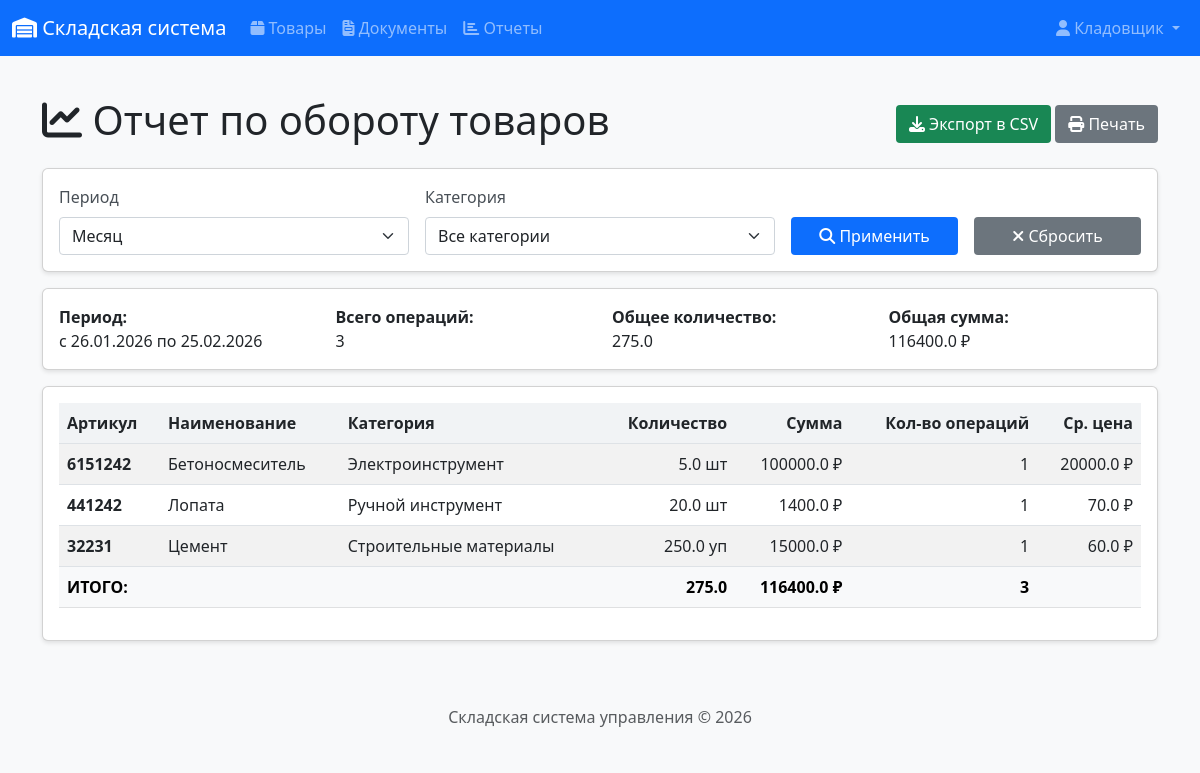
Page /reports/turnover (signed in) on the committed database.
### app/models.py (models this page shows, shortened)
class User(UserMixin, db.Model):
    __tablename__ = 'users'
    id = db.Column(db.Integer, primary_key=True)
    username = db.Column(db.String(64), unique=True, nullable=False)
    email = db.Column(db.String(120), unique=True, nullable=False)
    password_hash = db.Column(db.String(256))
    full_name = db.Column(db.String(100))
    role = db.Column(db.String(20), default='manager')  # admin, manager, storekeeper
    created_at = db.Column(db.DateTime, default=datetime.utcnow)
    documents_created = db.relationship('Document', backref='author', lazy='dynamic')
    def is_admin(self):
        return self.role == 'admin'

class Product(db.Model):
    __tablename__ = 'products'
    id = db.Column(db.Integer, primary_key=True)
    article = db.Column(db.String(50), unique=True, nullable=False)
    name = db.Column(db.String(200), nullable=False)
    unit = db.Column(db.String(20), nullable=False, default='шт')  # шт, кг, м
    price = db.Column(db.Numeric(10, 2), nullable=False, default=0)
    category_id = db.Column(db.Integer, db.ForeignKey('categories.id'))
    supplier_id = db.Column(db.Integer, db.ForeignKey('suppliers.id'))
    created_at = db.Column(db.DateTime, default=datetime.utcnow)
    updated_at = db.Column(db.DateTime, default=datetime.utcnow, onupdate=datetime.utcnow)
    balances = db.relationship('StockBalance', backref='product', lazy='dynamic')
    document_items = db.relationship('DocumentItem', backref='product', lazy='dynamic')

### app/routes/reports.py (the view)
@bp.route('/turnover')
@login_required
def turnover_report():
    period = request.args.get('period', 'month')  # week, month, quarter, year
    category_id = request.args.get('category_id', 0, type=int)
    today = datetime.now().date()
    if period == 'week':
        start_date = today - timedelta(days=7)
    elif period == 'month':
        start_date = today - timedelta(days=30)
    elif period == 'quarter':
        start_date = today - timedelta(days=90)
    elif period == 'year':
        start_date = today - timedelta(days=365)
    else:
        start_date = today - timedelta(days=30)
    query = db.session.query(
        Product.id,
        Product.article,
        Product.name,
        Category.name.label('category_name'),
        Product.unit,
        func.sum(DocumentItem.quantity).label('total_quantity'),
        func.sum(DocumentItem.quantity * DocumentItem.price).label('total_sum'),
        func.count(DocumentItem.id).label('operations_count')
    ).join(DocumentItem, Product.id == DocumentItem.product_id
    ).join(Document, DocumentItem.document_id == Document.id
    ).join(Category, Product.category_id == Category.id, isouter=True
    ).filter(Document.doc_date >= start_date
    ).filter(Document.status == 'posted'  # Только проведенные
    )
    if category_id:
        query = query.filter(Product.category_id == category_id)
    query = query.group_by(Product.id, Category.name).order_by(Product.name)
    report_data = []
    for row in query.all():
        report_data.append({
            'id': row.id,
            'article': row.article,
            'name': row.name,
            'category': row.category_name or '-',
            'unit': row.unit,
            'total_quantity': float(row.total_quantity or 0),
            'total_sum': float(row.total_sum or 0),
            'operations_count': row.operations_count
        })
    categories = Category.query.all()
    total_operations = sum(item['operations_count'] for item in report_data)
    total_quantity = sum(item['total_quantity'] for item in report_data)
    total_sum = sum(item['total_sum'] for item in report_data)
    return render_template('reports/turnover.html',
                          title='Отчет по обороту',
                          report_data=report_data,
                          categories=categories,
                          selected_category=category_id,
                          period=period,
                          start_date=start_date,
                          total_operations=total_operations,
                          total_quantity=total_quantity,
                          total_sum=total_sum,
                          generated_at=datetime.now())

### app/__init__.py (called while the page is built)
@login_manager.user_loader
def load_user(user_id):
    from app.models import User
    return User.query.get(int(user_id))

### app/templates/reports/turnover.html (shortened to what this page needs)
{% extends "base.html" %}
{% block content %}
<div class="d-flex justify-content-between align-items-center mb-3">
    <h1><i class="fas fa-chart-line"></i> Отчет по обороту товаров</h1>
    <div>
        <a href="{{ url_for('reports.export_turnover', period=period) }}" class="btn btn-success">
            <i class="fas fa-download"></i> Экспорт в CSV
        </a>
        <button onclick="window.print()" class="btn btn-secondary">
            <i class="fas fa-print"></i> Печать
        </button>
    </div>
</div>
<div class="card mb-3">
    <div class="card-body">
        <form method="GET" class="row g-3">
            <div class="col-md-4">
                <label class="form-label">Период</label>
                <select name="period" class="form-select">
                    <option value="month" {% if period == 'month' %}selected{% endif %}>Месяц</option>
                </select>
            </div>
            <div class="col-md-4">
                <label class="form-label">Категория</label>
                <select name="category_id" class="form-select">
                    <option value="0">Все категории</option>
                </select>
            </div>
            <div class="col-md-2 d-flex align-items-end">
                <button type="submit" class="btn btn-primary w-100">
                    <i class="fas fa-search"></i> Применить
                </button>
            </div>
            <div class="col-md-2 d-flex align-items-end">
                <a href="{{ url_for('reports.turnover_report') }}" class="btn btn-secondary w-100">
                    <i class="fas fa-times"></i> Сбросить
                </a>
            </div>
        </form>
    </div>
</div>
<div class="card mb-3">
    <div class="card-body">
        <div class="row">
            <div class="col-md-3">
                <strong>Период:</strong><br>
                с {{ start_date.strftime('%d.%m.%Y') }} по {{ generated_at.strftime('%d.%m.%Y') }}
            </div>
            <div class="col-md-3">
                <strong>Всего операций:</strong><br>
                {{ total_operations }}
            </div>
            <div class="col-md-3">
                <strong>Общее количество:</strong><br>
                {{ total_quantity|round(2) }}
            </div>
            <div class="col-md-3">
                <strong>Общая сумма:</strong><br>
                {{ total_sum|round(2) }} ₽
            </div>
        </div>
    </div>
</div>
<div class="card">
    <div class="card-body">
        <div class="table-responsive">
            <table class="table table-striped table-hover">
                <thead>
                    <tr>
                        <th>Артикул</th>
                        <th>Наименование</th>
                        <th>Категория</th>
                        <th class="text-end">Количество</th>
                        <th class="text-end">Сумма</th>
                        <th class="text-end">Кол-во операций</th>
                        <th class="text-end">Ср. цена</th>
                    </tr>
                </thead>
                <tbody>
                    {% for item in report_data %}
                    <tr>
                        <td><strong>{{ item.article }}</strong></td>
                        <td>{{ item.name }}</td>
                        <td>{{ item.category }}</td>
                        <td class="text-end">{{ item.total_quantity|round(2) }} {{ item.unit }}</td>
                        <td class="text-end">{{ item.total_sum|round(2) }} ₽</td>
                        <td class="text-end">{{ item.operations_count }}</td>
                        <td class="text-end">
                            {% if item.total_quantity > 0 %}
                                {{ (item.total_sum / item.total_quantity)|round(2) }} ₽
                            {% else %}
                                0.00 ₽
                            {% endif %}
                        </td>
                    </tr>
                    {% endfor %}
                </tbody>
                <tfoot class="table-light fw-bold">
                    <tr>
                        <td colspan="3">ИТОГО:</td>
                        <td class="text-end">{{ total_quantity|round(2) }}</td>
                        <td class="text-end">{{ total_sum|round(2) }} ₽</td>
                        <td class="text-end">{{ total_operations }}</td>
                        <td class="text-end"></td>
                    </tr>
                </tfoot>
            </table>
        </div>
    </div>
</div>
{% endblock %}

### app/templates/base.html (shortened to what this page needs)
<!DOCTYPE html>
<html lang="ru">
<head>
    <link href="https://cdn.jsdelivr.net/npm/bootstrap@5.3.0/dist/css/bootstrap.min.css" rel="stylesheet">
    <link rel="stylesheet" href="https://cdnjs.cloudflare.com/ajax/libs/font-awesome/6.4.0/css/all.min.css">
    <link rel="stylesheet" href="{{ url_for('static', filename='css/style.css') }}">
</head>
<body>
    <nav class="navbar navbar-expand-lg navbar-dark bg-primary">
        <div class="container-fluid">
            <a class="navbar-brand" href="{{ url_for('index') }}">
                <i class="fas fa-warehouse"></i> Складская система
            </a>
            <div class="collapse navbar-collapse" id="navbarNav">
                {% if current_user.is_authenticated %}
                <ul class="navbar-nav me-auto">
                    <li class="nav-item">
                        <a class="nav-link" href="{{ url_for('products.product_list') }}">
                            <i class="fas fa-box"></i> Товары
                        </a>
                    </li>
                    <li class="nav-item">
                        <a class="nav-link" href="{{ url_for('documents.document_list') }}">
                            <i class="fas fa-file-invoice"></i> Документы
                        </a>
                    </li>
                    <li class="nav-item">
                        <a class="nav-link" href="{{ url_for('reports.stock_report') }}">
                            <i class="fas fa-chart-bar"></i> Отчеты
                        </a>
                    </li>
                </ul>
                <ul class="navbar-nav">
                    <li class="nav-item dropdown">
                        <a class="nav-link dropdown-toggle" href="#" role="button" data-bs-toggle="dropdown">
                            <i class="fas fa-user"></i> {{ current_user.full_name or current_user.username }}
                        </a>
                    </li>
                </ul>
                {% endif %}
            </div>
        </div>
    </nav>
    <main class="container mt-4">
        {% block content %}{% endblock %}
    </main>
    <footer class="footer mt-5 py-3 bg-light">
        <div class="container text-center">
            <span class="text-muted">Складская система управления &copy; 2026</span>
        </div>
    </footer>
</body>
</html>

### app/static/css/style.css (style rules this page uses)
body { font-family: 'Segoe UI', Tahoma, Geneva, Verdana, sans-serif; background-color: #f8f9fa; min-height: 100vh; display: flex; flex-direction: column; margin: 0; padding: 0; }
.footer { margin-top: auto; width: 100%; background-color: #f8f9fa; padding: 1rem 0; text-align: center; }
.card { box-shadow: 0 2px 4px rgba(0,0,0,0.1); transition: transform 0.2s; }
.table th { background-color: #f1f3f5; font-weight: 600; }
.table td { vertical-align: middle; }
.form-label { font-weight: 500; color: #495057; display: block; margin-bottom: 0.5rem; }
.form-control, .form-select { display: block; width: 100%; padding: 0.375rem 0.75rem; font-size: 1rem; line-height: 1.5; color: #212529; background-color: #fff; border: 1px solid #ced4da; border-radius: 0.25rem; }
.btn { display: inline-block; font-weight: 400; line-height: 1.5; text-align: center; text-decoration: none; vertical-align: middle; cursor: pointer; padding: 0.375rem 0.75rem; font-size: 1rem; border-radius: 0.25rem; border: 1px solid transparent; }
p, strong, span, div { white-space: normal; word-break: normal; }

### rows in the picture
User: full_name "Кладовщик"
Product: article "6151242", name "Бетоносмеситель", category "Электроинструмент", total_quantity "5.0", unit "шт", total_sum "100000.0", operations_count "1", total_sum "20000.0"
Product: article "441242", name "Лопата", category "Ручной инструмент", total_quantity "20.0", unit "шт", total_sum "1400.0", operations_count "1", total_sum "70.0"
Product: article "32231", name "Цемент", category "Строительные материалы", total_quantity "250.0", unit "уп", total_sum "15000.0", operations_count "1", total_sum "60.0"

### other values in the picture
{{ total_operations }} "3"
{{ total_quantity|round(2) }} "275.0"
{{ total_sum|round(2) }} "116400.0"
